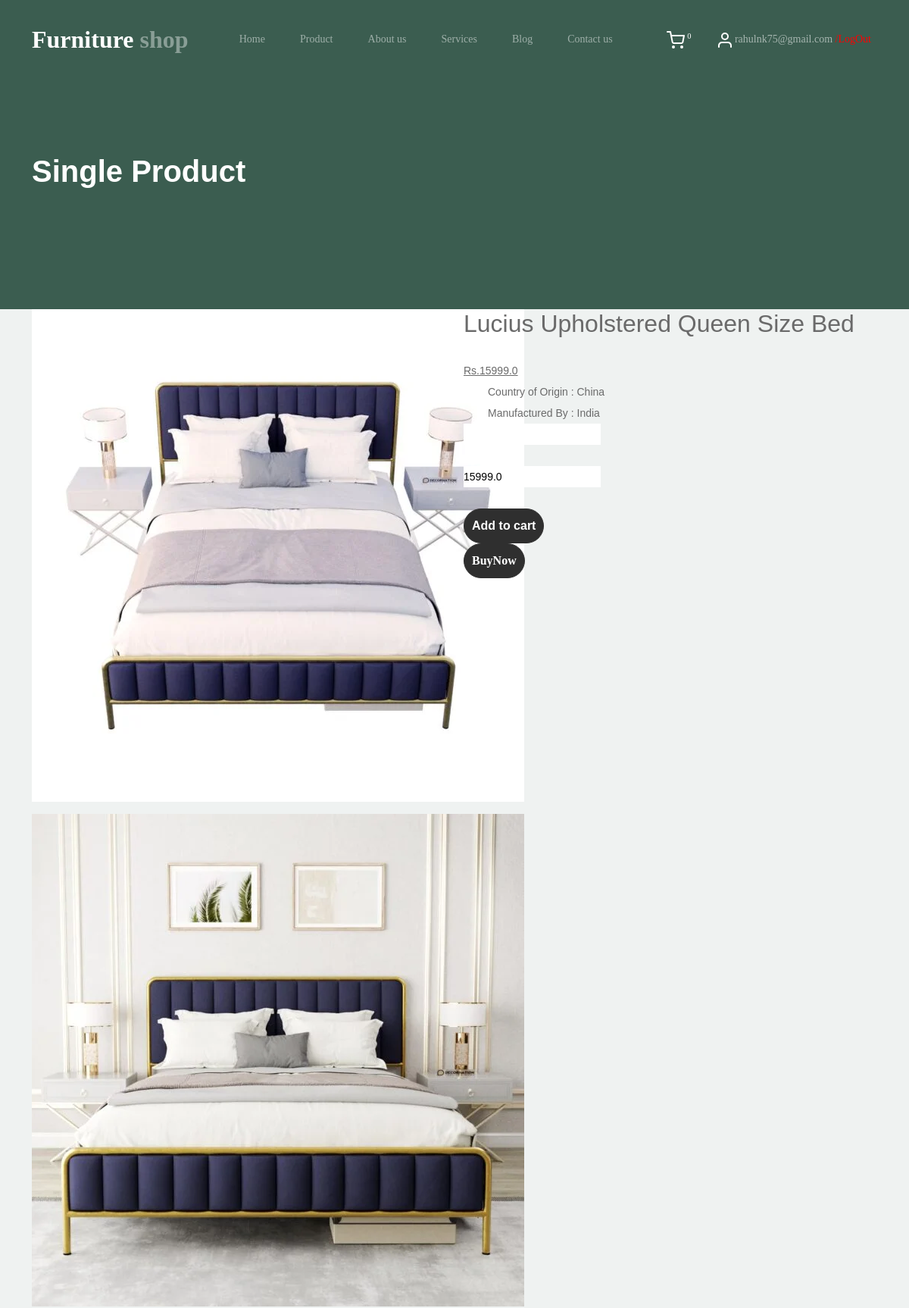
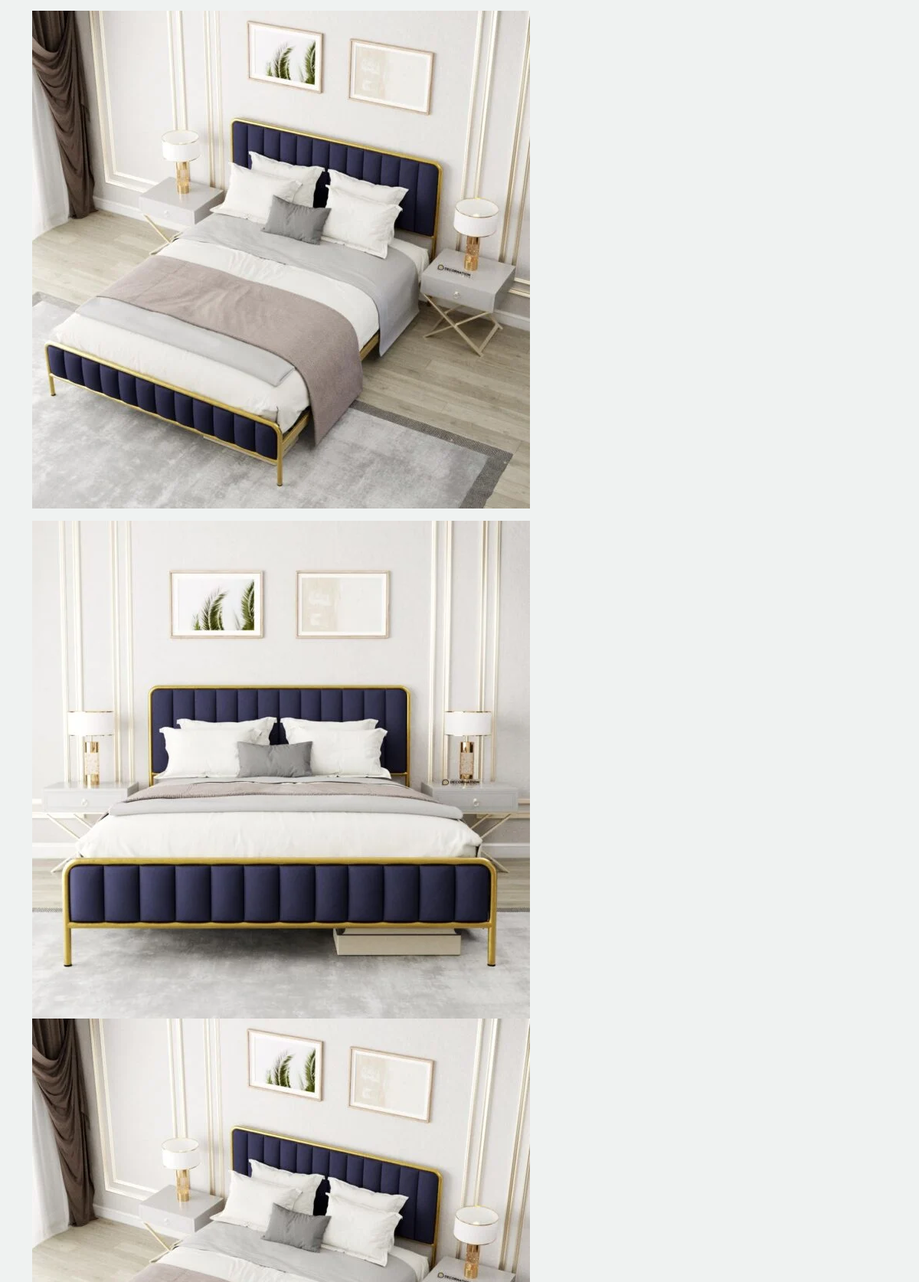
Screenshot of /single_product/4/ (signed in, upper part) with the database file from the repository (2 pictures, top to bottom).
### Furniture_app/models.py (models this page shows)
class Product_Db(models.Model):
    Product_Category=models.CharField(max_length=200,null=True,blank=True)
    Product_Name=models.CharField(max_length=200,null=True,blank=True)
    Quantity=models.IntegerField(null=True,blank=True)
    MRP=models.FloatField(null=True,blank=True)
    Discription=models.TextField(max_length=200,null=True,blank=True)
    Country_of_Origin=models.CharField(max_length=200,null=True,blank=True)
    Manufactured_By=models.CharField(max_length=200,null=True,blank=True)
    Product_Image1=models.ImageField(upload_to='product_images',null=True,blank=True)
    Product_Image2=models.ImageField(upload_to='product_images',null=True,blank=True)
    Product_Image3=models.ImageField(upload_to='product_images',null=True,blank=True)

### Web_App/views.py (the view)
# urls.py: path('single_product/<int:sin_id>/',views.single_product,name='single_product'),
def single_product(request,sin_id):
    cat_d=Category_Db.objects.all()
    sing=Product_Db.objects.get(id=sin_id)
    cart_count=Cart_Db.objects.filter(User_name=request.session['Name'])
    count=cart_count.count()
    return render(request,'single_product.html',{'sing':sing,'count':count,'cat_d':cat_d})

### Web_App/templates/single_product.html (shortened to what this page needs)
<!DOCTYPE html>
{% load static %}
<html class="no-js" lang="en">
<head>
    <link href="{% static 'web/css/bootstrap.min.css' %}" rel="stylesheet">
    <link href="https://cdnjs.cloudflare.com/ajax/libs/font-awesome/6.0.0-beta3/css/all.min.css" rel="stylesheet">
    <link href="{% static 'web/css/tiny-slider.css' %}" rel="stylesheet">
    <link href="{% static 'web/css/style.css' %}" rel="stylesheet">
    <link rel="stylesheet" href="{% static 'web/assets/css/main.css' %}">
</head>
<body>
    <nav class="custom-navbar navbar navbar navbar-expand-md navbar-dark bg-dark" arial-label="Furni navigation bar">
        <div class="container">
            <a class="navbar-brand" href="{% url 'Home_Page' %}">Furniture<span> shop</span></a>
            <div class="collapse navbar-collapse" id="navbarsFurni">
                <ul class="custom-navbar-nav navbar-nav ms-auto mb-2 mb-md-0">
                    <li><a class="nav-link" href="{% url 'Home_Page' %}">Home</a></li>
                    <li><a class="nav-link" href="{% url 'product_page' %}">Product</a></li>
                    <li><a class="nav-link" href="{% url 'about_page' %}">About us</a></li>
                    <li><a class="nav-link" href="{% url 'services_page' %}">Services</a></li>
                    <li><a class="nav-link" href="{% url 'blog_page' %}">Blog</a></li>
                    <li><a class="nav-link" href="{% url 'contact_page' %}">Contact us</a></li>
                </ul>
                <ul class="custom-navbar-cta navbar-nav mb-2 mb-md-0 ms-5">
                    <li><a class="nav-link" href="{% url 'Cart_Page' %}"><img src="{% static 'web/images/cart.svg' %}">
                            <sup style="color: white;">{{count}}</sup></a></li>
                    {% if request.session.Name %}
                    <li><a class="nav-link" href="{% url 'User_Sign_out' %}"><img
                                src="{% static 'web/images/user.svg' %}"> {{request.session.Name}} <i
                                style="color: red; font-style:normal;">/LogOut</i> </a></li>
                    {% else %}
                    <li><a class="nav-link" href="{% url 'Sign_in' %}"><img
                                src="{% static 'web/images/user.svg' %}"></a></li>
                    {% endif %}
                </ul>
            </div>
        </div>
    </nav>
    <div class="hero">
        <div class="container">
            <div class="row justify-content-between">
                <div class="col-lg-5">
                    <div class="intro-excerpt">
                        <h1>Single Product</h1>
                    </div>
                </div>
                <div class="col-lg-7">
                </div>
            </div>
        </div>
    </div>
    <main class="main">
        <section class="mt-50 mb-50">
            <div class="container">
                <div class="row">
                    <div class="col-lg-12">
                        <div class="row mb-50">
                            <div class="col-md-6 col-sm-12 col-xs-12">
                                <div class="detail-gallery">
                                    <div class="product-image-slider">
                                        <figure class="border-radius-10">
                                            <img src="{{sing.Product_Image1.url}}" alt="product image">
                                        </figure>
                                        <figure class="border-radius-10">
                                            <img src="{{sing.Product_Image2.url}}" alt="product image">
                                        </figure>
                                        <figure class="border-radius-10">
                                            <img src="{{sing.Product_Image3.url}}" alt="product image">
                                        </figure>
                                    </div>
                                    <div class="slider-nav-thumbnails pl-15 pr-15">
                                        <div><img src="{{sing.Product_Image2.url}}" alt="product image"></div>
                                        <div><img src="{{sing.Product_Image3.url}}" alt="product image"></div>
                                    </div>
                                </div>
                            </div>
                            <div class="col-md-6 col-sm-12 col-xs-12">
                                <div class="detail-info">
                                    <h2 class="title-detail">{{sing.Product_Name}}</h2>
                                    <div class="product-detail-rating">
                                        <div class="product-rate-cover text-end">
                                        </div>
                                    </div>
                                    <div class="clearfix product-price-cover">
                                        <div class="product-price primary-color float-left">
                                            <ins><span class="text-brand">Rs.{{sing.MRP}}</span></ins>
                                        </div>
                                    </div>
                                    <div class="product_sort_info font-xs mb-30">
                                        <ul>
                                            <li class="mb-10">Country of Origin :
                                                {{sing.Country_of_Origin}}</li>
                                            <li class="mb-10">Manufactured By : {{sing.Manufactured_By}}
                                            </li>
                                        </ul>
                                    </div>
                                    <div class="bt-1 border-color-1 mt-30 mb-30">
                                        <div class="detail-extralink">
                                            <form action="{% url 'Save_Cart' %}" method="post"
                                                enctype="multipart/form-data">
                                                <div style="width: 160px;" class="product-extra-link2">
                                                    <input type="number" id="quantity" min="1" name="quantity_"><br><br>
                                                    <input type="text" name="total_" id="total"
                                                        placeholder="Total Price" value="{{sing.MRP}}"> <br><br>
                                                    <button type="submit" class="btn" style="padding: 10px;">Add to
                                                        cart</button>
                                                </div>
                                            </form>
                                        </div>
                                    </div>
                                    <a href="#" ><button type="submit" class="btn" style="padding: 10px;">BuyNow</button></a>
                                </div>
                            </div>
                        </div>
                    </div>
                </div>
            </div>
        </section>
    </main>
</body>
</html>

### Web_App/static/web/css/style.css (style rules this page uses)
body { overflow-x: hidden; position: relative; }
body { font-family: "Inter", sans-serif; font-weight: 400; line-height: 28px; color: #6a6a6a; font-size: 14px; background-color: #eff2f1; }
a { text-decoration: none; -webkit-transition: .3s all ease; -o-transition: .3s all ease; transition: .3s all ease; color: #2f2f2f; text-decoration: underline; }
.custom-navbar { background: #3b5d50 !important; padding-top: 20px; padding-bottom: 20px; }
.custom-navbar .navbar-brand { font-size: 32px; font-weight: 600; }
.custom-navbar .navbar-brand > span { opacity: .4; }
@media (min-width: 992px) { .custom-navbar .custom-navbar-nav li { margin-left: 15px; margin-right: 15px; } }
.custom-navbar .custom-navbar-nav li a { font-weight: 500; color: #ffffff !important; opacity: .5; -webkit-transition: .3s all ease; -o-transition: .3s all ease; transition: .3s all ease; position: relative; }
@media (min-width: 768px) { .custom-navbar .custom-navbar-nav li a:before { content: ""; position: absolute; bottom: 0; left: 8px; right: 8px; background: #f9bf29; height: 5px; opacity: 1; visibility: visible; width: 0; -webkit-transition: .15s all ease-out; -o-transition: .15s all ease-out; transition: .15s all ease-out; } }
.custom-navbar .custom-navbar-cta { margin-left: 0 !important; -webkit-box-orient: horizontal; -webkit-box-direction: normal; -ms-flex-direction: row; flex-direction: row; }
@media (min-width: 768px) { .custom-navbar .custom-navbar-cta { margin-left: 40px !important; } }
.custom-navbar .custom-navbar-cta li { margin-left: 0px; margin-right: 0px; }
.custom-navbar .custom-navbar-cta li:first-child { margin-right: 20px; }
.hero { background: #3b5d50; padding: calc(4rem - 30px) 0 0rem 0; }
@media (min-width: 768px) { .hero { padding: calc(4rem - 30px) 0 4rem 0; } }
@media (min-width: 992px) { .hero { padding: calc(8rem - 30px) 0 8rem 0; } }
.hero .intro-excerpt { position: relative; z-index: 4; }
@media (min-width: 992px) { .hero .intro-excerpt { max-width: 450px; } }
.hero h1 { font-weight: 700; color: #ffffff; margin-bottom: 30px; }
.btn { font-weight: 600; padding: 12px 30px; border-radius: 30px; color: #ffffff; background: #2f2f2f; border-color: #2f2f2f; }

### Furniture_app/static/admin_login/css/main.css (style rules this page uses)
* { margin: 0px; padding: 0px; box-sizing: border-box; }
body, html { height: 100%; font-family: Poppins-Regular, sans-serif; }
a { font-family: Poppins-Regular; font-size: 14px; line-height: 1.7; color: #666666; margin: 0px; transition: all 0.4s; -webkit-transition: all 0.4s; -o-transition: all 0.4s; -moz-transition: all 0.4s; }
h1,h2,h3,h4,h5,h6 { margin: 0px; }
ul, li { margin: 0px; list-style-type: none; }
input { outline: none; border: none; }
button { outline: none !important; border: none; background: transparent; }

### rows the page displays
Product_Db: Product_Image1 (picture), Product_Image2 (picture), Product_Image3 (picture), Product_Name "Lucius Upholstered Queen Size Bed", MRP "15999.0", Country_of_Origin "China", Manufactured_By "India", total_ "15999.0"

### other values shown
{{ count }} "0"
{{ request.session.Name }} "rahulnk75@gmail.com"
